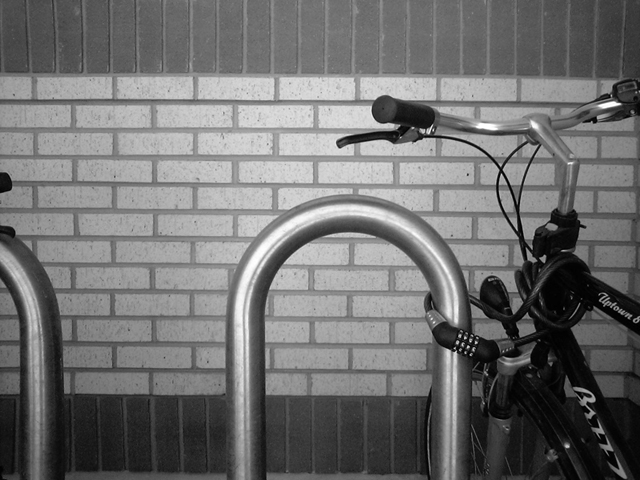
#> input picture c_03_edge_detection/Bikesgray.jpg, 640 x 480 px
$ python edge_detection.py
#> lines starting #> are read from the running program, lines starting #| are printed output that depends on the picture
# %% [markdown]
# # Edge detection
# [![Open In Colab](https://colab.research.google.com/assets/colab-badge.svg)](https://colab.research.google.com/github/YoniChechik/AI_is_Math/blob/master/c_03_edge_detection/edge_detection.ipynb)

# %%
# to run in google colab
import sys

if "google.colab" in sys.modules:

    def download_from_web(url):
        import requests

        response = requests.get(url)
        if response.status_code == 200:
            with open(url.split("/")[-1], "wb") as file:
                file.write(response.content)
        else:
            raise Exception(
                f"Failed to download the image. Status code: {response.status_code}"
            )

    download_from_web(
        "https://github.com/YoniChechik/AI_is_Math/raw/master/c_03_edge_detection/Bikesgray.jpg"
    )


# save plotly as html frames
import plotly.io as pio

if (pio.renderers.default != "vscode") & (pio.renderers.default != "colab"):
    pio.renderers.default = "iframe_connected"
# %%
import cv2
import numpy as np
import plotly.express as px
from matplotlib import pyplot as plt

figsize = (10, 10)

# %% [markdown]
# ## Original image
# %%
img = cv2.imread("Bikesgray.jpg")
#> img is the input picture: shape (480, 640, 3); min 0, max 255, mean 112.2
img = cv2.cvtColor(img, cv2.COLOR_BGR2GRAY)
#> img: shape (480, 640)
plt.figure(figsize=figsize)
plt.imshow(img, cmap="gray", vmin=0, vmax=255)
plt.title("Original image")
plt.show()


# %% [markdown]
# ## Magnitude and phase images

# %%
img = img.astype(float)

kernel = 1 / 8 * np.array([[-1, 0, +1], [-2, 0, +2], [-1, 0, +1]])
sobel_x = cv2.filter2D(img, -1, kernel)

kernel = kernel.T
sobel_y = cv2.filter2D(img, -1, kernel)

mag_img = np.sqrt(sobel_x**2 + sobel_y**2)

phase_img = cv2.phase(sobel_x, -sobel_y, angleInDegrees=True)
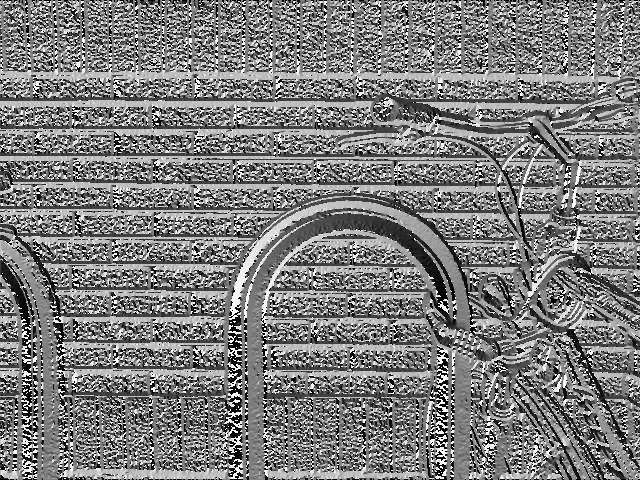
#> phase_img: shape (480, 640) float64; min 0, max 359.9, mean 176.7; drawn with min black and max white
# %% [markdown]
# ### Debug results
# %%
px.imshow(mag_img, title="Gradient magnitude")

# %%
phase_img_masked = -100 * np.ones(phase_img.shape)
TH_PRC = 0.15
th = mag_img.max() * TH_PRC
#> th = 15.45
phase_img_masked = phase_img_masked * (mag_img <= th) + phase_img * (mag_img > th)
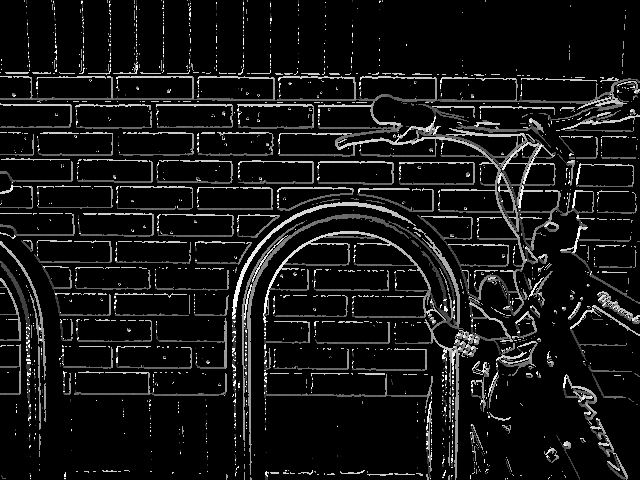
#> phase_img_masked: shape (480, 640) float64; min -100, max 359.9, mean -62.1; drawn with min black and max white

px.imshow(phase_img_masked, title="Gradient phase thresholeded")

# %% [markdown]
# ## Edge thinning
# ### LoG filter
# One way to implement edge thinning is to use LoG and then zero crossing finder.
# Below is an example of abs LoG. Look at the handlebar to see the zero crossings.
# %%
kernel = np.array([[-1, -1, -1], [-1, 8, -1], [-1, -1, -1]])
dst_LoG = cv2.filter2D(img, -1, kernel)
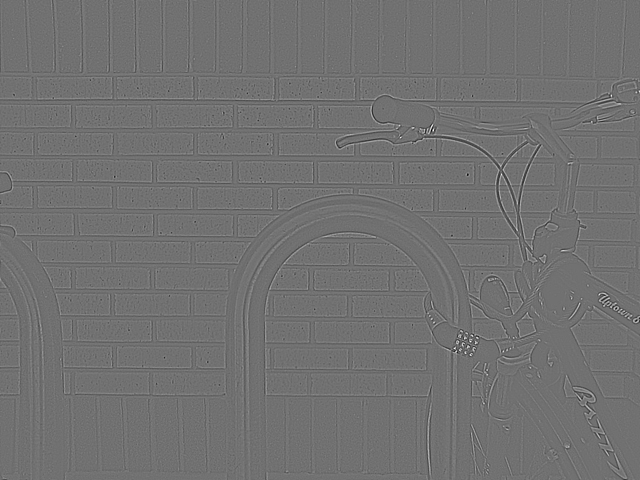
#> dst_LoG: shape (480, 640) float64; min -803, max 1001, mean 0; drawn with min black and max white

px.imshow(np.abs(dst_LoG).clip(0, 300), title="abs LoG")

# %% [markdown]
# ## NMS
# Non maximum suppression (NMS) is another way for edge thinning.
# ### NMS preliminary step: Quantizing the phase image

# %%
phase_img_q = phase_img.copy()
for i in range(mag_img.shape[0]):
    for j in range(mag_img.shape[1]):
        phase_img_q[i, j] = np.mod(phase_img_q[i, j] + 22.5, 180)
        phase_img_q[i, j] = (phase_img_q[i, j]) // 45  # integer devider
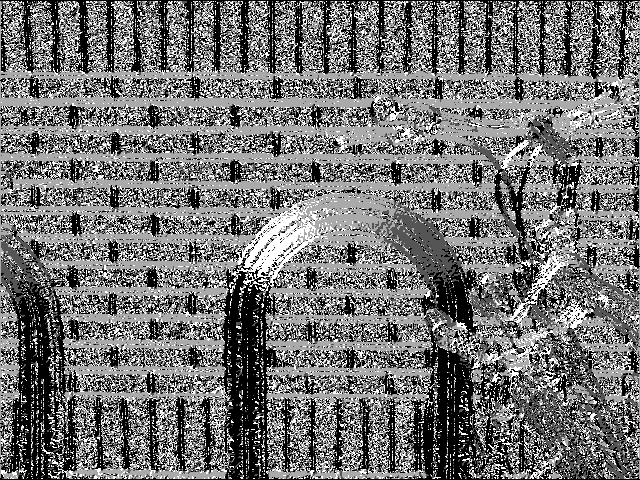
#> phase_img_q: shape (480, 640) float64; min 0, max 3, mean 1.35; drawn with min black and max white

# %% [markdown]
# ### Debug results
# %%
phase_img_q_masked = -1 * np.ones(phase_img.shape)
TH_PRC = 0.1
th = mag_img.max() * TH_PRC
#> th = 10.3
phase_img_q_masked = phase_img_q_masked * (mag_img <= th) + phase_img_q * (mag_img > th)
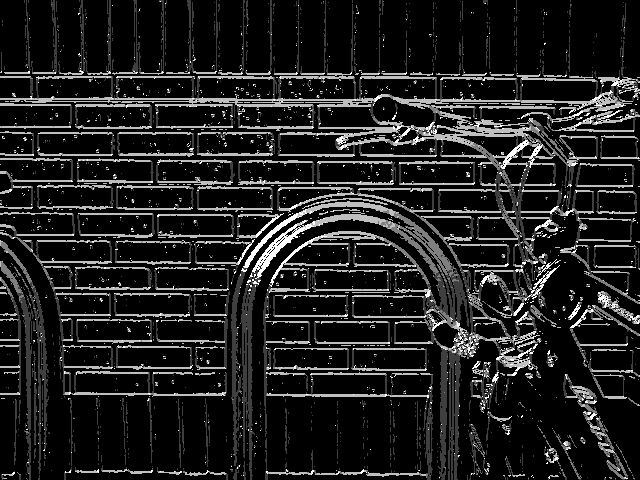
#> phase_img_q_masked: shape (480, 640) float64; min -1, max 3, mean -0.499; drawn with min black and max white

px.imshow(phase_img_q_masked, title="Gradient phase- quantized and thresholded")


# %% [markdown]
# ### NMS main step

# %%
nms = mag_img.copy()

for i in range(1, mag_img.shape[0] - 1):
    for j in range(1, mag_img.shape[1] - 1):
        if phase_img_q[i, j] == 0 and (
            mag_img[i, j + 1] > mag_img[i, j] or mag_img[i, j - 1] > mag_img[i, j]
        ):
            nms[i, j] = -50
        if phase_img_q[i, j] == 1 and (
            mag_img[i + 1, j - 1] > mag_img[i, j]
            or mag_img[i - 1, j + 1] > mag_img[i, j]
        ):
            nms[i, j] = -50
        if phase_img_q[i, j] == 2 and (
            mag_img[i - 1, j] > mag_img[i, j] or mag_img[i + 1, j] > mag_img[i, j]
        ):
            nms[i, j] = -50
        if phase_img_q[i, j] == 3 and (
            mag_img[i - 1, j - 1] > mag_img[i, j]
            or mag_img[i + 1, j + 1] > mag_img[i, j]
        ):
            nms[i, j] = -50
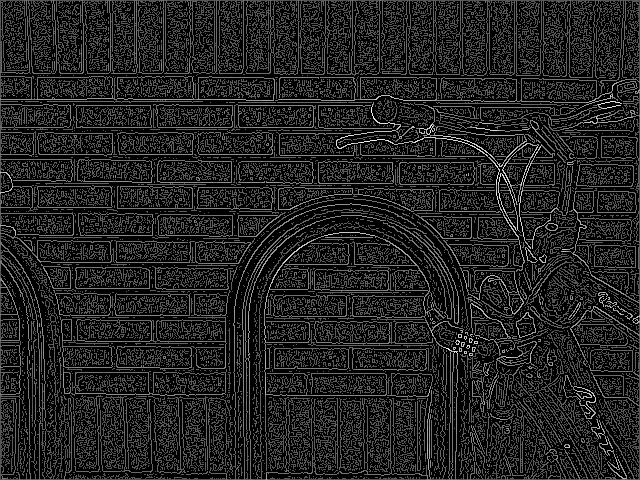
#> nms: shape (480, 640) float64; min -50, max 103, mean -29.6; drawn with min black and max white

px.imshow(nms, title="NMS")

# %% [markdown]
# ## double TH

# %%
nms_th = np.zeros(nms.shape)
TH_l = 3
TH_h = 13
nms_th[nms >= TH_h] = 2
nms_th[np.bitwise_and(TH_l <= nms, nms < TH_h)] = 1

px.imshow(nms_th, title="double TH")

# %% [markdown]
# ## Iterative hysteresis
# We will do the iterative process with connected components (CC):
# 1. Take a mask of combined weak and strong edges and run CC algorithm on it.
# 2. For each such CC group- test if there is intersection with ONLY strong edges mask.
# 3. If intersection exist, then weak edges in CC group is actually strong edges, so unite the masks.

# %%

nms_weak_and_strong = np.zeros(nms_th.shape, dtype=bool)
nms_strong = np.zeros(nms_th.shape, dtype=bool)

nms_weak_and_strong[nms_th > 0] = 1
nms_strong[nms_th == 2] = 1

num_w_s_CCs, w_s_CC_mask = cv2.connectedComponents(nms_weak_and_strong.astype(np.uint8))

# for each CC group of weak and strong edge mask
for w_s_CC_i in range(1, num_w_s_CCs):
    # get MASK of weak_and_strong edge from index w_s_CC_i
    w_s_CC_mask_i = np.zeros(nms_th.shape, dtype=bool)
    w_s_CC_mask_i[w_s_CC_mask == w_s_CC_i] = 1

    # if w_s_CC_mask_i has intersection with strong edges mask, add to strong edge mask
    if np.any(np.bitwise_and(w_s_CC_mask_i, nms_strong)):
        nms_strong = np.bitwise_or(w_s_CC_mask_i, nms_strong)

px.imshow(nms_strong, title="Canny final result")

# %% [markdown]
# ## cv2 Canny
# let's see the results from the default canny of cv2
# %%
res = cv2.Canny(img.astype(np.uint8), 105, 120)
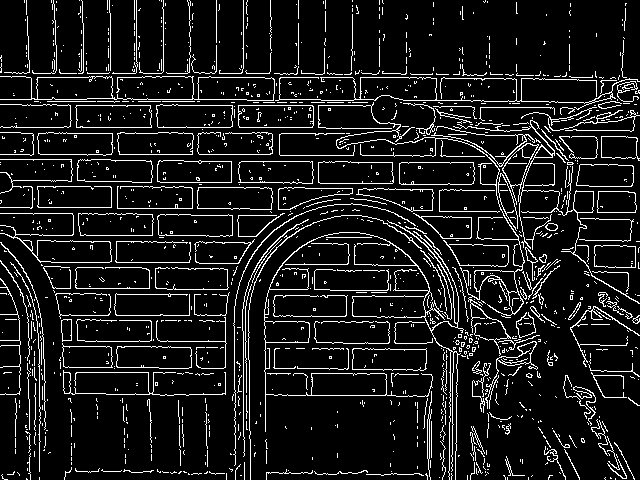
#> res: shape (480, 640); 10.1% white in thin lines or dots
px.imshow(res, title="cv2.Canny final result")
